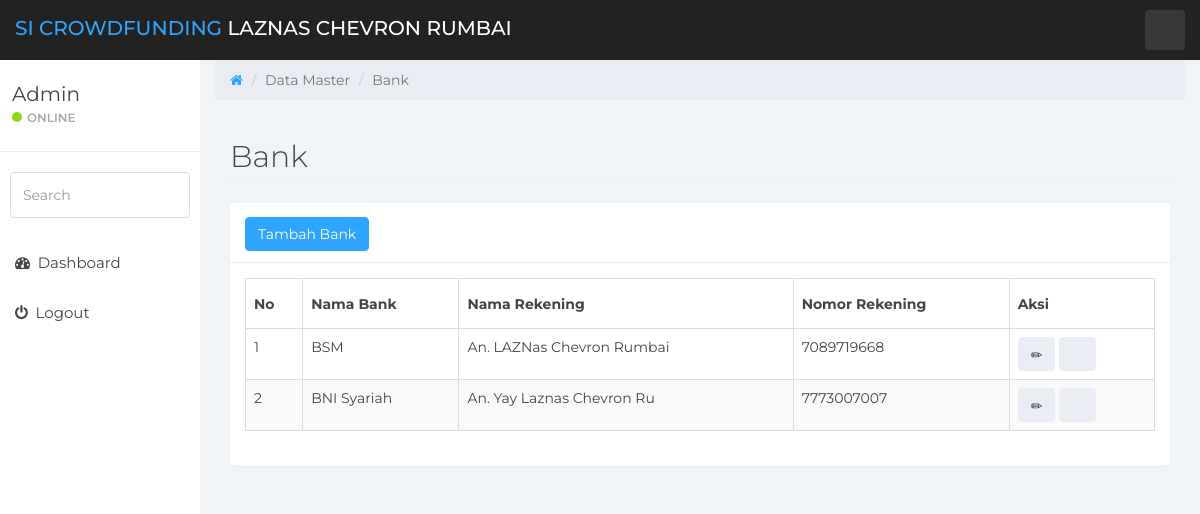
The page /index.php/bank on the database its author committed.
### tables this page shows
CREATE TABLE `bank` (
  `id_bank` int(11) NOT NULL,
  `nama_bank` varchar(15) NOT NULL,
  `nama_rek` varchar(25) NOT NULL,
  `no_rek` varchar(20) NOT NULL
);

### application/libraries/Template.php (called while the page is built)
<?php if ( ! defined('BASEPATH')) exit('No direct script access allowed');
class Template {
		var $template_data = array();
		function set($name, $value)
		{
			$this->template_data[$name] = $value;
		}
		function load($template = '', $view = '' , $view_data = array(), $return = FALSE)
		{
			$this->CI =& get_instance();
			$this->set('contents', $this->CI->load->view($view, $view_data, TRUE));
			return $this->CI->load->view($template, $this->template_data, $return);
		}
}

### application/controllers/Bank.php (called while the page is built, shortened)
<?php
class Bank extends CI_Controller{
    function index(){
        $data['record'] = $this->model_bank->tampil_data();
        $this->template->load('template','bank/lihat_data',$data);
    }
}
  ?>

### index.php (called while the page is built, shortened)
<?php
require_once BASEPATH.'core/CodeIgniter.php';

### application/models/Model_bank.php (called while the page is built, shortened)
<?php
class Model_bank extends CI_Model{
    function tampil_data(){
        return $this->db->get('bank');
    }
}
 ?>

### application/views/bank/lihat_data.php (the view, shortened to what this page needs)
                <div class="row">
                    <ol class="breadcrumb">
		<li><a href="#">
				<em class="fa fa-home"></em>
			</a></li>
		<li class="active">Data Master</li>
		<li class="active">Bank</li>
	</ol>
                    <div class="col-md-12">
                        <h2 class="page-header">
                           Bank
                        </h2>
                    </div>
                </div>
                <div class="row">
                    <div class="col-md-12">
                        <div class="panel panel-default">
                            <div class="panel-heading">
                                 <button type="button" class="btn btn-primary" data-toggle="modal" data-target="#exampleModal">
  Tambah Bank
</button>
                            </div>
                            <div class="panel-body">
                                <div class="table-responsive">
                                    <table class="table table-striped table-bordered table-hover" id="dataTables-example">
                                        <thead>
                                            <tr>
                                                <th>No</th>
                                                <th>Nama Bank</th>
                                                <th>Nama Rekening</th>
                                                <th>Nomor Rekening</th>
                                                <th>Aksi</th>
                                            </tr>
                                        </thead>
                                        <tbody>
                                        <?php $no=1; foreach ($record->result() as $r) { ?>
                                            <tr class="gradeU">
                                                <?php
                                                if($r->id_bank == 1){
                                                 continue;
                                                }
                                                ?>
                                             <td><?php echo $no?></td>
                                               <td><?php echo $r->nama_bank?></td>
                                               <td><?php echo $r->nama_rek?></td>
                                               <td><?php echo $r->no_rek?></td>
                                                <td class="center">
                                                    <a title="Edit" class="btn btn-default" href="<?php echo site_url('bank/edit/'.$r->id_bank);?>"><span class="glyphicon glyphicon-pencil"></span></a>
                                                    <a title="Hapus" class="btn btn-default" href="<?php echo site_url('bank/delete/'.$r->id_bank);?>"
                                                       onclick="return confirm('Apakah anda yakin ingin menghapus data ini?')"><span class="glyphicon glyphicon-remove"></span></a>
                                                </td>
                                            </tr>
                                        <?php $no++; } ?>
                                        </tbody>
                                    </table>
                                </div>
                            </div>
                        </div>
                    </div>
                </div>

### assets/css/styles.css (style rules this page uses)
body { background: #f1f4f7; padding-top: 60px; font-size: 14px; color: #444444; font-family: "Montserrat", "Helvetica Neue", Helvetica, Arial, sans-serif; }
a, a:hover, a:focus { color: #30a5ff; }
h1, h2, h3, h4, h5, h6 { color: #444444; }
h2 { font-weight: 300; margin-bottom: 20px; }
.btn-default, .btn-default:hover, .btn-default:focus, .btn-default:active, .btn-default.active, .open > .dropdown-toggle.btn-default, .btn-default.disabled, .btn-default[disabled], fieldset[disabled] .btn-default, .btn-default.disabled:hover, .btn-default[disabled]:hover, fieldset[disabled] .btn-default:hover, .btn-default.disabled:focus, .btn-default[disabled]:focus, fieldset[disabled] .btn-default:focus, .btn-default.disabled:active, .btn-default[disabled]:active, fieldset[disabled] .btn-default:active, .btn-default.disabled.active, .btn-default[disabled].active, fieldset[disabled] .btn-default.active { background-color: #e9ecf2; border-color: #e9ecf2; color: #1b3548; }
.btn-primary, .btn-primary:hover, .btn-primary:focus, .btn-primary:active, .btn-primary.active, .open > .dropdown-toggle.btn-primary, .btn-primary.disabled, .btn-primary[disabled], fieldset[disabled] .btn-primary, .btn-primary.disabled:hover, .btn-primary[disabled]:hover, fieldset[disabled] .btn-primary:hover, .btn-primary.disabled:focus, .btn-primary[disabled]:focus, fieldset[disabled] .btn-primary:focus, .btn-primary.disabled:active, .btn-primary[disabled]:active, fieldset[disabled] .btn-primary:active, .btn-primary.disabled.active, .btn-primary[disabled].active, fieldset[disabled] .btn-primary.active { background-color: #30a5ff; border-color: #30a5ff; }
.panel { border: 0; }
.panel-heading { font-size: 20px; font-weight: 300; letter-spacing: 0.025em; height: 60px; line-height: 38px; }
.panel-default .panel-heading { background: #fff; border-bottom: 1px solid #e9ecf2; color: #444444; }
.breadcrumb { border-radius: 0; padding: 10px 15px 10px 15px; background: #e9ecf2; margin: 0; }
.table { background: #fff; }
.table > thead > tr > th { border-bottom: 1px solid #e6e7e8; vertical-align: middle; height: 50px; }

### application/views/template.php (style rules this page uses)
.row { margin-left: 0; margin-right: 0; }

### rows shown on the page
bank: nama_bank "BSM", nama_rek "An. LAZNas Chevron Rumbai", no_rek "7089719668"
bank: nama_bank "BNI Syariah", nama_rek "An. Yay Laznas Chevron Ru", no_rek "7773007007"
